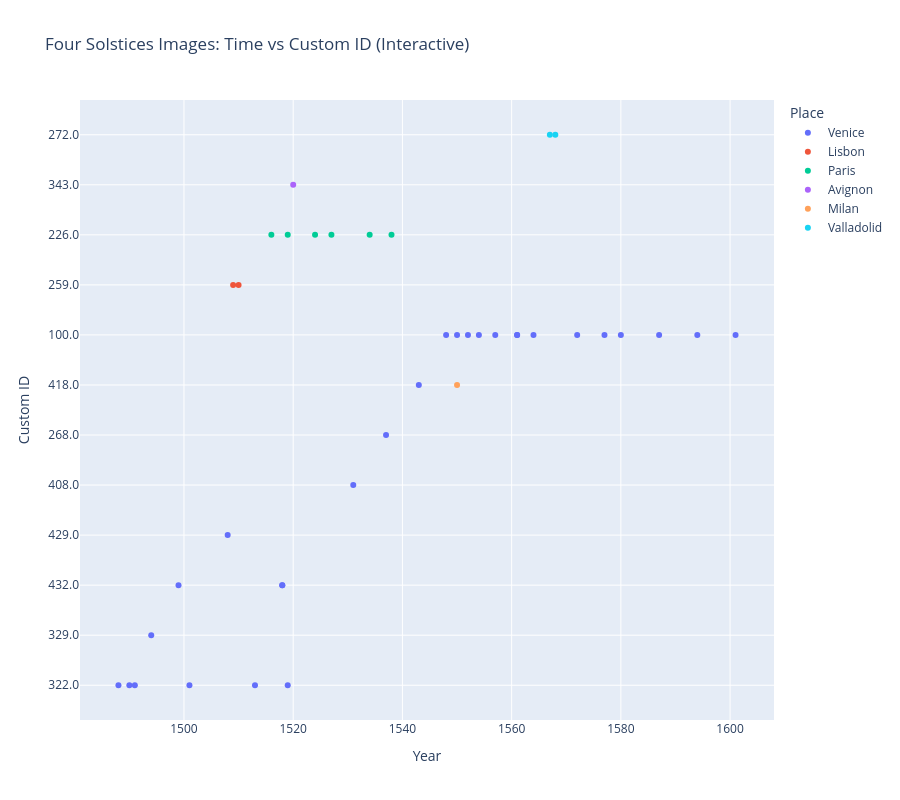

Notebook cell for this chart:
### Code cell
# Interactive scatter: CK_Four Solstices
fig = px.scatter(
    solstices_plot,
    x='year',
    y='custom_identifier_str',
    color='place',
    hover_data=['part_or_adaption_label', 'book', 'cks'],
    title='Four Solstices Images: Time vs Custom ID (Interactive)',
    labels={'custom_identifier_str': 'Custom ID', 'year': 'Year', 'place': 'Place'}
)
fig.update_layout(height=800)
fig.show()

### Figure 1 — Plotly figure (JSON) as saved in the notebook; plotly's stock layout.template omitted (floating-point values rounded to 4 significant figures)
{"data": [{"customdata": [["Anonymous commentary (foeliciter inchoat)", "http://sphaera.mpiwg-berlin.mpg.de/id/item/0be8c881-0870-4137-af21-7e83dd8d02ed", "CK_Four Solstices"], ["Anonymous commentary (foeliciter inchoat)", "http://sphaera.mpiwg-berlin.mpg.de/id/item/91f89843-ee37-4393-8ece-bb8108429d52", "CK_Four Solstices"], ["Anonymous commentary (foeliciter inchoat)", "http://sphaera.mpiwg-berlin.mpg.de/id/item/b4926967-21d2-4aea-b885-f56be89961c2", "CK_Four Solstices"], ["Tractatus de sphaera", "http://sphaera.mpiwg-berlin.mpg.de/id/item/b8ed9630-587a-4c9e-ba21-d098ae5b44c9", "CK_Four Solstices"], ["Tractatus de sphaera", "http://sphaera.mpiwg-berlin.mpg.de/id/item/f5556437-0f45-4536-990e-5228623a8b2c", "CK_Four Solstices"], ["Anonymous commentary (foeliciter inchoat)", "http://sphaera.mpiwg-berlin.mpg.de/id/item/ce70370d-0cd9-42ed-91ab-4c6d318ef504", "CK_Four Solstices"], ["Francesco Capuano's first commentary on the Tractatus de sphaera", "http://sphaera.mpiwg-berlin.mpg.de/id/item/798799c1-e7a3-43f6-8c01-ad4e41cd5fae", "CK_Four Solstices"], ["Anonymous commentary (foeliciter inchoat)", "http://sphaera.mpiwg-berlin.mpg.de/id/item/7762ea55-8cc8-4d20-908e-2b6cb354d4fc", "CK_Four Solstices"], ["Tractatus de sphaera", "http://sphaera.mpiwg-berlin.mpg.de/id/item/13e74258-a76e-4085-8f50-748e17986768", "CK_Four Solstices"], ["Tractatus de sphaera", "http://sphaera.mpiwg-berlin.mpg.de/id/item/81491221-871e-4f01-bd65-7fbd1af4b91a", "CK_Four Solstices"], ["Anonymous commentary (foeliciter inchoat)", "http://sphaera.mpiwg-berlin.mpg.de/id/item/d488b718-5a8a-475a-aa06-e3e227dc1eb4", "CK_Four Solstices"], ["Tractatus de sphaera", "http://sphaera.mpiwg-berlin.mpg.de/id/item/60829691-37d8-4dd3-9725-1e135da4a68c", "CK_Four Solstices"], ["Sphera volgare", "http://sphaera.mpiwg-berlin.mpg.de/id/item/cbbd18cf-5cfc-4060-8da2-57f8a6ee0e45", "CK_Four Solstices"], ["Trattato della Sphera", "http://sphaera.mpiwg-berlin.mpg.de/id/item/8342c19c-ec51-4f5d-a433-be0191d46b5e", "CK_Four Solstices"], ["Tractatus de sphaera", "http://sphaera.mpiwg-berlin.mpg.de/id/item/e97b3e22-1980-41aa-b1bd-a13ebc25f468", "CK_Four Solstices"], ["Tractatus de sphaera", "http://sphaera.mpiwg-berlin.mpg.de/id/item/aee993aa-9ac6-4a84-8f64-71a56edc9768", "CK_Four Solstices"], ["Tractatus de sphaera", "http://sphaera.mpiwg-berlin.mpg.de/id/item/9b9b678f-3257-48fb-9306-85d960e15f74", "CK_Four Solstices"], ["Tractatus de sphaera", "http://sphaera.mpiwg-berlin.mpg.de/id/item/3198d85e-e0e5-44c0-9966-9abbdaca5263", "CK_Four Solstices"], ["Tractatus de sphaera", "http://sphaera.mpiwg-berlin.mpg.de/id/item/30d49718-7659-48be-b551-d6ad8829a30b", "CK_Four Solstices"], ["Tractatus de sphaera", "http://sphaera.mpiwg-berlin.mpg.de/id/item/760d9611-6e6a-4f57-93e3-6f4df7cc4f89", "CK_Four Solstices"], ["Tractatus de sphaera", "http://sphaera.mpiwg-berlin.mpg.de/id/item/8468d60b-42ec-43d4-b8a9-e973e103d999", "CK_Four Solstices"], ["Tractatus de sphaera", "http://sphaera.mpiwg-berlin.mpg.de/id/item/2f3386ba-5004-45cc-8b22-6d8835f13d04", "CK_Four Solstices"], ["Tractatus de sphaera", "http://sphaera.mpiwg-berlin.mpg.de/id/item/910f2ca0-5cad-4cd5-aae6-f15a45d7108c", "CK_Four Solstices"], ["Tractatus de sphaera", "http://sphaera.mpiwg-berlin.mpg.de/id/item/ef84b302-6e36-49ef-8ba1-b0de8456bc6d", "CK_Four Solstices"], ["Tractatus de sphaera", "http://sphaera.mpiwg-berlin.mpg.de/id/item/7f569351-eecf-43e0-93dc-01790080c3fa", "CK_Four Solstices"], ["Tractatus de sphaera", "http://sphaera.mpiwg-berlin.mpg.de/id/item/1b5f58af-c396-4fc9-bd85-1ce63a58aae0", "CK_Four Solstices"], ["Tractatus de sphaera", "http://sphaera.mpiwg-berlin.mpg.de/id/item/73828a90-70e2-4efa-8663-afa02f3c1fc7", "CK_Four Solstices"], ["Tractatus de sphaera", "http://sphaera.mpiwg-berlin.mpg.de/id/item/6d6f5b0b-95f9-46af-9175-d578b181959b", "CK_Four Solstices"]], "hovertemplate": "Place=Venice<br>Year=%{x}<br>Custom ID=%{y}<br>part_or_adaption_label=%{customdata[0]}<br>book=%{customdata[1]}<br>cks=%{customdata[2]}<extra></extra>", "legendgroup": "Venice", "marker": {"color": "#636efa", "symbol": "circle"}, "mode": "markers", "name": "Venice", "orientation": "h", "showlegend": true, "type": "scatter", "x": [1488, 1490, 1491, 1494, 1499, 1501, 1508, 1513, 1518, 1518, 1519, 1531, 1537, 1543, 1548, 1550, 1552, 1554, 1557, 1561, 1561, 1564, 1572, 1577, 1580, 1587, 1594, 1601], "xaxis": "x", "y": ["322.0", "322.0", "322.0", "329.0", "432.0", "322.0", "429.0", "322.0", "432.0", "432.0", "322.0", "408.0", "268.0", "418.0", "100.0", "100.0", "100.0", "100.0", "100.0", "100.0", "100.0", "100.0", "100.0", "100.0", "100.0", "100.0", "100.0", "100.0"], "yaxis": "y"}, {"customdata": [["Tractatus de sphaera", "http://sphaera.mpiwg-berlin.mpg.de/id/item/c4e3aa6b-ac2e-4700-85d2-877b748342c6", "CK_Four Solstices"], ["Tractatus de sphaera", "http://sphaera.mpiwg-berlin.mpg.de/id/item/3f961080-f957-4830-8570-0acd18d665b4", "CK_Four Solstices"]], "hovertemplate": "Place=Lisbon<br>Year=%{x}<br>Custom ID=%{y}<br>part_or_adaption_label=%{customdata[0]}<br>book=%{customdata[1]}<br>cks=%{customdata[2]}<extra></extra>", "legendgroup": "Lisbon", "marker": {"color": "#EF553B", "symbol": "circle"}, "mode": "markers", "name": "Lisbon", "orientation": "h", "showlegend": true, "type": "scatter", "x": [1509, 1510], "xaxis": "x", "y": ["259.0", "259.0"], "yaxis": "y"}, {"customdata": [["Tractatus de sphaera", "http://sphaera.mpiwg-berlin.mpg.de/id/item/4eed4aaf-6c8d-4aff-9be5-c85bca1d9653", "CK_Four Solstices"], ["Tractatus de sphaera", "http://sphaera.mpiwg-berlin.mpg.de/id/item/969bb026-ce68-4015-8cb2-163556344203", "CK_Four Solstices"], ["Tractatus de sphaera", "http://sphaera.mpiwg-berlin.mpg.de/id/item/908dfde3-034d-4496-a2ce-3db5e30bbd46", "CK_Four Solstices"], ["Tractatus de sphaera", "http://sphaera.mpiwg-berlin.mpg.de/id/item/c9c72315-cedd-4320-8215-1dc6f8a3f028", "CK_Four Solstices"], ["Tractatus de sphaera", "http://sphaera.mpiwg-berlin.mpg.de/id/item/aa7d8875-4b31-42a7-bdca-10c835d5e183", "CK_Four Solstices"], ["Tractatus de sphaera", "http://sphaera.mpiwg-berlin.mpg.de/id/item/9a5675f7-c481-4cf2-859b-076f26211664", "CK_Four Solstices"]], "hovertemplate": "Place=Paris<br>Year=%{x}<br>Custom ID=%{y}<br>part_or_adaption_label=%{customdata[0]}<br>book=%{customdata[1]}<br>cks=%{customdata[2]}<extra></extra>", "legendgroup": "Paris", "marker": {"color": "#00cc96", "symbol": "circle"}, "mode": "markers", "name": "Paris", "orientation": "h", "showlegend": true, "type": "scatter", "x": [1516, 1519, 1524, 1527, 1534, 1538], "xaxis": "x", "y": ["226.0", "226.0", "226.0", "226.0", "226.0", "226.0"], "yaxis": "y"}, {"customdata": [["Tractatus de sphaera", "http://sphaera.mpiwg-berlin.mpg.de/id/item/f6220e55-ae59-43dd-905c-02ac9d163557", "CK_Four Solstices"]], "hovertemplate": "Place=Avignon<br>Year=%{x}<br>Custom ID=%{y}<br>part_or_adaption_label=%{customdata[0]}<br>book=%{customdata[1]}<br>cks=%{customdata[2]}<extra></extra>", "legendgroup": "Avignon", "marker": {"color": "#ab63fa", "symbol": "circle"}, "mode": "markers", "name": "Avignon", "orientation": "h", "showlegend": true, "type": "scatter", "x": [1520], "xaxis": "x", "y": ["343.0"], "yaxis": "y"}, {"customdata": [["Trattato della Sphera", "http://sphaera.mpiwg-berlin.mpg.de/id/item/5e934a25-4c13-4a9d-b6e1-69caaf474d30", "CK_Four Solstices"]], "hovertemplate": "Place=Milan<br>Year=%{x}<br>Custom ID=%{y}<br>part_or_adaption_label=%{customdata[0]}<br>book=%{customdata[1]}<br>cks=%{customdata[2]}<extra></extra>", "legendgroup": "Milan", "marker": {"color": "#FFA15A", "symbol": "circle"}, "mode": "markers", "name": "Milan", "orientation": "h", "showlegend": true, "type": "scatter", "x": [1550], "xaxis": "x", "y": ["418.0"], "yaxis": "y"}, {"customdata": [["Commentary of Rodrigo Sáenz de Santayana y Espinosa on his own translation of the original treatise", "http://sphaera.mpiwg-berlin.mpg.de/id/item/9f259c59-a6e8-4156-a6c4-937b1931de7d", "CK_Four Solstices"], ["Commentary of Rodrigo Sáenz de Santayana y Espinosa on his own translation of the original treatise", "http://sphaera.mpiwg-berlin.mpg.de/id/item/5e2bde7f-9df0-4bd2-9c00-4a00731f7db4", "CK_Four Solstices"]], "hovertemplate": "Place=Valladolid<br>Year=%{x}<br>Custom ID=%{y}<br>part_or_adaption_label=%{customdata[0]}<br>book=%{customdata[1]}<br>cks=%{customdata[2]}<extra></extra>", "legendgroup": "Valladolid", "marker": {"color": "#19d3f3", "symbol": "circle"}, "mode": "markers", "name": "Valladolid", "orientation": "h", "showlegend": true, "type": "scatter", "x": [1567, 1568], "xaxis": "x", "y": ["272.0", "272.0"], "yaxis": "y"}], "layout": {"height": 800, "legend": {"title": {"text": "Place"}, "tracegroupgap": 0}, "title": {"text": "Four Solstices Images: Time vs Custom ID (Interactive)"}, "xaxis": {"anchor": "y", "domain": [0, 1], "title": {"text": "Year"}}, "yaxis": {"anchor": "x", "domain": [0, 1], "title": {"text": "Custom ID"}}}}
